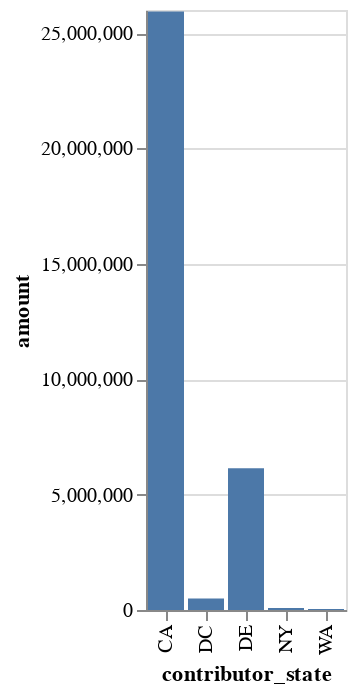

Notebook code cell kept with this figure:
### Markdown cell above
# Hello Charting

### Code cell
alt.Chart(donorstates64).mark_bar().encode(x="contributor_state", y="amount")

### Figure 1 — Vega-Lite specification as saved in the notebook (floating-point values rounded to 4 significant figures)
{"config": {"view": {"continuousWidth": 400, "continuousHeight": 300}}, "data": {"name": "data-767a316f642ffbfa7a6b0f374b9082c8"}, "mark": "bar", "encoding": {"x": {"type": "nominal", "field": "contributor_state"}, "y": {"type": "quantitative", "field": "amount"}}, "$schema": "https://vega.github.io/schema/vega-lite/v4.8.1.json", "datasets": {"data-767a316f642ffbfa7a6b0f374b9082c8": [{"contributor_state": "CA", "amount": 25940000.0}, {"contributor_state": "DE", "amount": 6141000.0}, {"contributor_state": "DC", "amount": 500900.0}, {"contributor_state": "NY", "amount": 81250.0}, {"contributor_state": "WA", "amount": 44240.0}]}}
